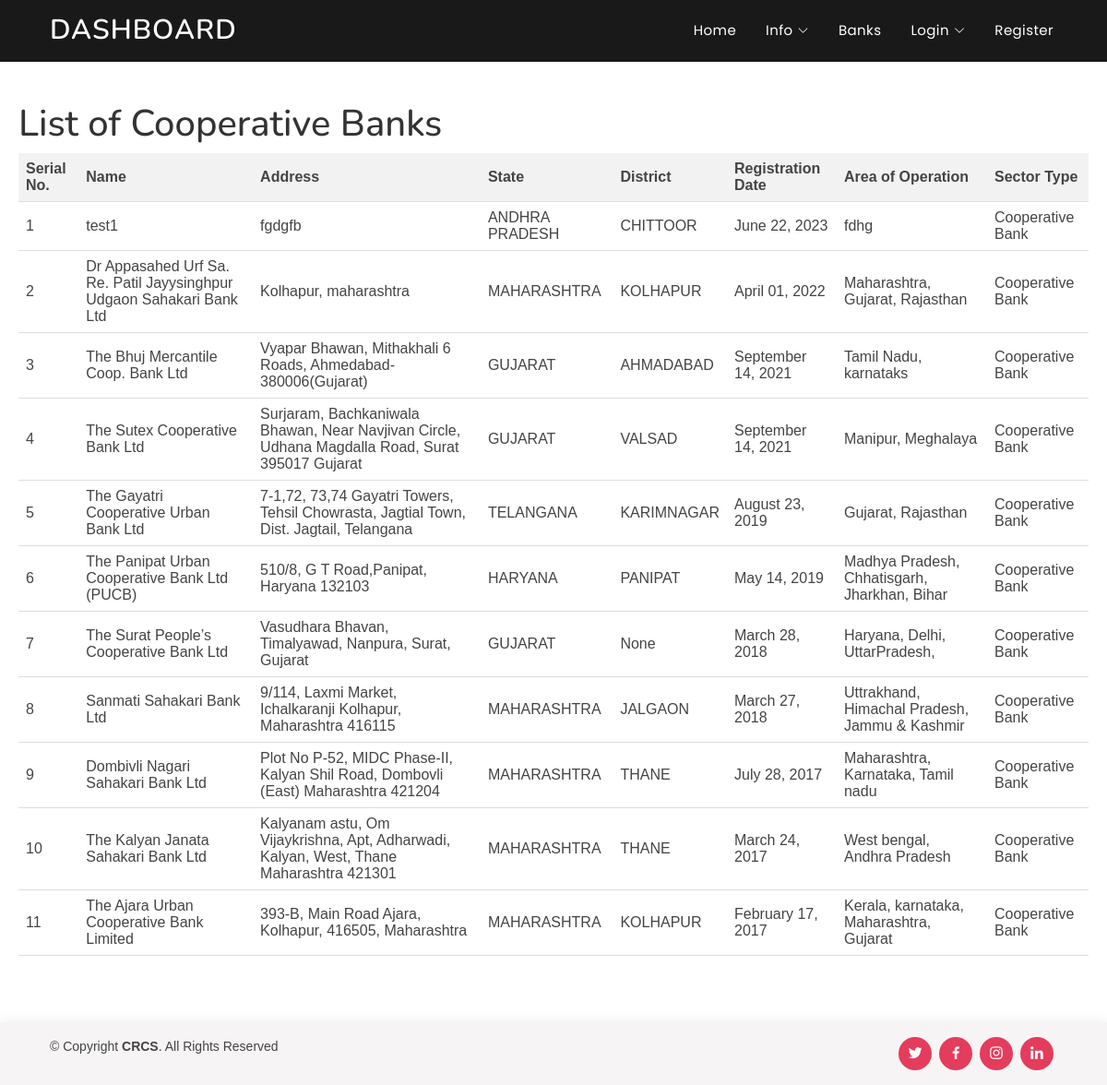
/bank_data/, run on the app's committed database.
### user/models.py (models this page shows, shortened)
class Society(models.Model):
    username = models.CharField(max_length=100)
    registered_address = models.CharField(max_length=200, null=True, blank=True)
    state = models.CharField(max_length=40, null=True, blank=True)
    district = models.CharField(max_length=40, null=True, blank=True)
    date_joined = models.DateTimeField(verbose_name='date joined', default=timezone.now,null=True,blank=True)
    area_of_operation = models.CharField(max_length=200, null=True, blank=True)
    society_type = models.CharField(max_length=20, null=True, blank=True)

### filter_app/views.py (the view)
# urls.py: path('bank_data/',bank_data,name='bank_data'),
def bank_data(request):
    cooperative_banks = Society.objects.filter(society_type="Cooperative Bank")
    context = {
        'banks': cooperative_banks
    }
    return render(request, 'filter/bank.html', context)

### filter_app/templates/filter/bank.html (shortened to what this page needs)
{% extends "chartbase.html" %}
{% load crispy_forms_tags %}
{% block content %}
<h1>List of Cooperative Banks</h1>
<table>
    <thead>
        <tr>
            <th>Serial No.</th>
            <th>Name</th>
            <th>Address</th>
            <th>State</th>
            <th>District</th>
            <th>Registration Date</th>
            <th>Area of Operation</th>
            <th>Sector Type</th>
        </tr>
    </thead>
    <tbody>
        {% for entry in banks %}
        <tr>
            <td>{{ forloop.counter }}</td>
            <td>{{ entry.username }}</td>
            <td>{{ entry.registered_address }}</td>
            <td>{{ entry.state }}</td>
            <td>{{ entry.district }}</td>
            <td>{{ entry.date_joined|date:"F d, Y" }}</td>
            <td>{{ entry.area_of_operation }}</td>
            <td>{{ entry.society_type }}</td>
        </tr>
        {% endfor %}
    </tbody>
</table>
{% endblock content %}

### templates/chartbase.html (shortened to what this page needs)
{% load static %}
<html>
<head>
    <link rel="stylesheet" href="https://cdnjs.cloudflare.com/ajax/libs/twitter-bootstrap/5.3.0/css/bootstrap.min.css">
    <link rel="stylesheet" href="https://cdnjs.cloudflare.com/ajax/libs/twitter-bootstrap/5.3.0/css/bootstrap.min.css">
    <link rel="stylesheet" href="https://stackpath.bootstrapcdn.com/bootstrap/4.1.3/css/bootstrap.min.css">
    <link rel="stylesheet" type="text/css" href="{% static '/static/assets/vendor/bootstrap/css/bootstrap.min.css' %}">
    <link rel="stylesheet" type="text/css" href="{% static '/static/assets/vendor/bootstrap-icons/bootstrap-icons.css' %}">
    <link rel="stylesheet" type="text/css" href="{% static '/static/assets/vendor/boxicons/css/boxicons.min.css' %}">
    <link rel="stylesheet" type="text/css" href="{% static '/static/assets/vendor/glightbox/css/glightbox.min.css' %}">
    <link rel="stylesheet" type="text/css" href="{% static '/static/assets/vendor/remixicon/remixicon.css' %}">
    <link rel="stylesheet" type="text/css" href="{% static '/static/assets/vendor/swiper/swiper-bundle.min.css' %}">
    <link rel="stylesheet" type="text/css" href="{% static '/static/assets/css/style.css' %}">
</head>
<body>
    <header id="header" class="fixed-top header-inner-pages">
        <div class="container d-flex align-items-center justify-content-between">
            <h1 class="logo"><a href="{% url 'charts' %}">DASHBOARD</a></h1>
            <nav id="navbar" class="navbar">
                <ul>
                    {% if user.is_authenticated %}
                    <li><a class="nav-link scrollto " href="{% url 'home' %}">Home</a></li>
                    <li class="dropdown"><a href="#"><span>Info</span> <i class="bi bi-chevron-down"></i></a>
                        <ul>
                          <li><a href="{% url 'reg_soc' %}">Registered Societies</a></li>
                          <li><a href="{% url 'state_wise' %}">State-wise List</a></li>
                          <li><a href="{% url 'cal_wise' %}">Calendar-Year-Wise List</a></li>
                        </ul>
                        <li><a href="{% url 'bank_data' %}">Banks</a></li>
                      </li>
                    <li><a class="nav-link scrollto " href="{% url 'profile' %}">Profile</a></li>
                    <li><a class="nav-link scrollto " href="{% url 'logout' %}">Logout</a></li>
                    {% else %}
                        <li><a class="nav-link scrollto" href="{% url 'home' %}">Home</a></li>
                        <li class="dropdown"><a href="#"><span>Info</span> <i class="bi bi-chevron-down"></i></a>
                          </li>
                        <li><a href="{% url 'bank_data' %}">Banks</a></li>
                        <li class="dropdown"><a href="#"><span>Login</span> <i class="bi bi-chevron-down"></i></a>
                          </li>
                        <li><a class="nav-link scrollto" href="{% url 'register' %}">Register</a></li>
                    {% endif %}
                </ul>
            </nav>
        </div>
    </header>
    <div>
        {% block content %}
        {% endblock content %}
    </div>
    <br>
    <br>
    <br>
    <footer id="footer" class=" fixed-bottom footer-inner-pages">
        <div class="container d-md-flex py-3">
            <div class="me-md-auto text-center text-md-start">
                <div class="copyright">
                    &copy; Copyright <strong><span>CRCS</span></strong>.
                    All Rights Reserved
                </div>
                <div class="credits">
                </div>
            </div>
            <div class="social-links text-center text-md-right pt-2 pt-md-0">
                <a href="https://twitter.com/adgpi" class="twitter"><i class="bx bxl-twitter"></i></a>
                <a href="https://www.facebook.com/Indianarmy.adgpi" class="facebook"><i class="bx bxl-facebook"></i></a>
                <a href="https://www.instagram.com/abhayy.io" class="instagram"><i class="bx bxl-instagram"></i></a>
                <a href="https://www.linkedin.com/in/abhay3104" class="linkedin"><i class="bx bxl-linkedin"></i></a>
            </div>
        </div>
    </footer>
</body>
</html>

### static/static/assets/css/style.css (style rules this page uses)
body { font-family: "Open Sans", sans-serif; color: #444444; }
a { color: #e43c5c; text-decoration: none; }
h1, h2, h3, h4, h5, h6 { font-family: "Nunito", sans-serif; }
#header { transition: all 0.5s; z-index: 997; padding: 20px 0; }
#header .logo { font-size: 30px; margin: 0; padding: 0; line-height: 1; font-weight: 600; letter-spacing: 1px; text-transform: uppercase; }
#header .logo a { color: #fff; }
#header.header-scrolled, #header.header-inner-pages { background: rgba(0, 0, 0, 0.9); padding: 12px 0; }
.navbar { padding: 0; }
.navbar ul { margin: 0; padding: 0; display: flex; list-style: none; align-items: center; }
.navbar li { position: relative; }
.navbar > ul > li { white-space: nowrap; padding: 10px 0 10px 24px; }
.navbar a, .navbar a:focus { display: flex; align-items: center; justify-content: space-between; font-family: "Poppins", sans-serif; color: #fff; font-size: 15px; padding: 0 4px; white-space: nowrap; transition: 0.3s; letter-spacing: 0.4px; position: relative; }
.navbar a i, .navbar a:focus i { font-size: 12px; line-height: 0; margin-left: 5px; }
.navbar > ul > li > a:before { content: ""; position: absolute; width: 100%; height: 2px; bottom: -6px; left: 0; background-color: #e43c5c; visibility: hidden; transform: scaleX(0); transition: all 0.3s ease-in-out 0s; }
#footer { color: #444444; font-size: 14px; background: #f6f4f4; box-shadow: 0px 2px 15px rgba(0, 0, 0, 0.1); }
#footer .credits { padding-top: 5px; font-size: 13px; color: #444444; }
#footer .social-links a { font-size: 18px; display: inline-block; background: #e43c5c; color: #fff; line-height: 1; padding: 8px 0; margin-right: 4px; border-radius: 50%; text-align: center; width: 36px; height: 36px; transition: 0.3s; }

### templates/chartbase.html (style rules this page uses)
body { padding-top: 90px; }

### filter_app/templates/filter/bank.html (style rules this page uses)
body { font-family: Arial, sans-serif; margin: 20px; }
h1 { color: #333; }
table { width: 100%; border-collapse: collapse; }
th, td { padding: 8px; text-align: left; border-bottom: 1px solid #ddd; }
th { background-color: #f2f2f2; }

### data on the page
Society: username "test1", registered_address "fgdgfb", state "ANDHRA PRADESH", district "CHITTOOR", date_joined "June 22, 2023", area_of_operation "fdhg", society_type "Cooperative Bank"
Society: username "Dr Appasahed Urf Sa. Re. Patil Jayysinghpur Udgaon Sahakari Bank Ltd", registered_address "Kolhapur, maharashtra", state "MAHARASHTRA", district "KOLHAPUR", date_joined "April 01, 2022", area_of_operation "Maharashtra, Gujarat, Rajasthan", society_type "Cooperative Bank"
Society: username "The Bhuj Mercantile Coop. Bank Ltd", registered_address "Vyapar Bhawan, Mithakhali 6 Roads, Ahmedabad-380006(Gujarat)", state "GUJARAT", district "AHMADABAD", date_joined "September 14, 2021", area_of_operation "Tamil Nadu, karnataks", society_type "Cooperative Bank"
Society: username "The Sutex Cooperative Bank Ltd", registered_address "Surjaram, Bachkaniwala Bhawan, Near Navjivan Circle, Udhana Magdalla Road, Surat 395017 Gujarat", state "GUJARAT", district "VALSAD", date_joined "September 14, 2021", area_of_operation "Manipur, Meghalaya", society_type "Cooperative Bank"
Society: username "The Gayatri Cooperative Urban Bank Ltd", registered_address "7-1,72, 73,74 Gayatri Towers, Tehsil Chowrasta, Jagtial Town, Dist. Jagtail, Telangana", state "TELANGANA", district "KARIMNAGAR", date_joined "August 23, 2019", area_of_operation "Gujarat, Rajasthan", society_type "Cooperative Bank"
Society: username "The Panipat Urban Cooperative Bank Ltd (PUCB)", registered_address "510/8, G T Road,Panipat, Haryana 132103", state "HARYANA", district "PANIPAT", date_joined "May 14, 2019", area_of_operation "Madhya Pradesh, Chhatisgarh, Jharkhan, Bihar", society_type "Cooperative Bank"
Society: username "The Surat People’s Cooperative Bank Ltd", registered_address "Vasudhara Bhavan, Timalyawad, Nanpura, Surat, Gujarat", state "GUJARAT", district "None", date_joined "March 28, 2018", area_of_operation "Haryana, Delhi, UttarPradesh,", society_type "Cooperative Bank"
Society: username "Sanmati Sahakari Bank Ltd", registered_address "9/114, Laxmi Market, Ichalkaranji Kolhapur, Maharashtra 416115", state "MAHARASHTRA", district "JALGAON", date_joined "March 27, 2018", area_of_operation "Uttrakhand, Himachal Pradesh, Jammu & Kashmir", society_type "Cooperative Bank"
Society: username "Dombivli Nagari Sahakari Bank Ltd", registered_address "Plot No P-52, MIDC Phase-II, Kalyan Shil Road, Dombovli (East) Maharashtra 421204", state "MAHARASHTRA", district "THANE", date_joined "July 28, 2017", area_of_operation "Maharashtra, Karnataka, Tamil nadu", society_type "Cooperative Bank"
Society: username "The Kalyan Janata Sahakari Bank Ltd", registered_address "Kalyanam astu, Om Vijaykrishna, Apt, Adharwadi, Kalyan, West, Thane Maharashtra 421301", state "MAHARASHTRA", district "THANE", date_joined "March 24, 2017", area_of_operation "West bengal, Andhra Pradesh", society_type "Cooperative Bank"
Society: username "The Ajara Urban Cooperative Bank Limited", registered_address "393-B, Main Road Ajara, Kolhapur, 416505, Maharashtra", state "MAHARASHTRA", district "KOLHAPUR", date_joined "February 17, 2017", area_of_operation "Kerala, karnataka, Maharashtra, Gujarat", society_type "Cooperative Bank"
